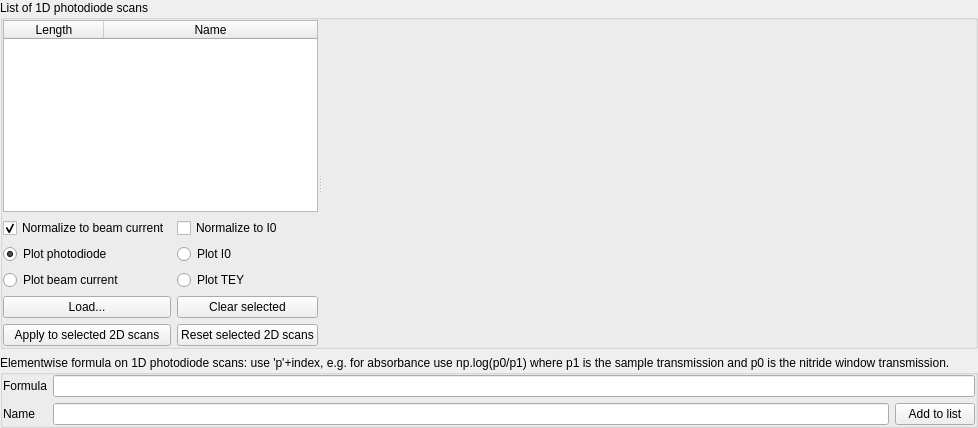
      <widget class="QWidget" name="tabPhotodiode">
       <attribute name="title">
        <string>Photodiode</string>
       </attribute>
       <layout class="QGridLayout" name="gridLayout_12" rowstretch="100,1">
        <property name="margin">
         <number>0</number>
        </property>
        <item row="0" column="0">
         <widget class="QGroupBox" name="groupBox">
          <property name="title">
           <string>List of 1D photodiode scans</string>
          </property>
          <layout class="QGridLayout" name="gridLayout_14">
           <property name="margin">
            <number>0</number>
           </property>
           <item row="0" column="0">
            <widget class="QSplitter" name="splitter_3">
             <property name="orientation">
              <enum>Qt::Horizontal</enum>
             </property>
             <widget class="QWidget" name="layoutWidget">
              <layout class="QGridLayout" name="gridLayout_6">
               <item row="4" column="0">
                <widget class="QRadioButton" name="radioButton_photodiode_plotphotodiode">
                 <property name="text">
                  <string>Plot photodiode</string>
                 </property>
                 <property name="checked">
                  <bool>true</bool>
                 </property>
                </widget>
               </item>
               <item row="6" column="1">
                <widget class="QPushButton" name="pushButton_photodiode_clear">
                 <property name="text">
                  <string>Clear selected</string>
                 </property>
                </widget>
               </item>
               <item row="6" column="0">
                <widget class="QPushButton" name="pushButton_photodiode_load">
                 <property name="text">
                  <string>Load...</string>
                 </property>
                </widget>
               </item>
               <item row="7" column="1">
                <widget class="QPushButton" name="pushButton_photodiode_reset">
                 <property name="text">
                  <string>Reset selected 2D scans</string>
                 </property>
                </widget>
               </item>
               <item row="0" column="0" colspan="2">
                <widget class="QTableWidget" name="tableWidget_photodiode">
                 <property name="selectionMode">
                  <enum>QAbstractItemView::ExtendedSelection</enum>
                 </property>
                 <property name="selectionBehavior">
                  <enum>QAbstractItemView::SelectRows</enum>
                 </property>
                 <attribute name="horizontalHeaderStretchLastSection">
                  <bool>true</bool>
                 </attribute>
                 <column>
                  <property name="text">
                   <string>Length</string>
                  </property>
                 </column>
                 <column>
                  <property name="text">
                   <string>Name</string>
                  </property>
                 </column>
                </widget>
               </item>
               <item row="7" column="0">
                <widget class="QPushButton" name="pushButton_photodiode_apply">
                 <property name="text">
                  <string>Apply to selected 2D scans</string>
                 </property>
                </widget>
               </item>
               <item row="3" column="0">
                <widget class="QCheckBox" name="checkBox_photodiode_normalizecurrent">
                 <property name="text">
                  <string>Normalize to beam current</string>
                 </property>
                 <property name="checked">
                  <bool>true</bool>
                 </property>
                </widget>
               </item>
               <item row="3" column="1">
                <widget class="QCheckBox" name="checkBox_photodiode_I0">
                 <property name="text">
                  <string>Normalize to I0</string>
                 </property>
                </widget>
               </item>
               <item row="4" column="1">
                <widget class="QRadioButton" name="radioButton_photodiode_plotI0">
                 <property name="text">
                  <string>Plot I0</string>
                 </property>
                </widget>
               </item>
               <item row="5" column="0">
                <widget class="QRadioButton" name="radioButton_photodiode_plotbeamcurrent">
                 <property name="text">
                  <string>Plot beam current</string>
                 </property>
                </widget>
               </item>
               <item row="5" column="1">
                <widget class="QRadioButton" name="radioButton_photodiode_plotTEY">
                 <property name="text">
                  <string>Plot TEY</string>
                 </property>
                </widget>
               </item>
              </layout>
             </widget>
             <widget class="MatplotlibWidget1D" name="m_photodiode" native="true">
              <property name="sizePolicy">
               <sizepolicy hsizetype="Preferred" vsizetype="Preferred">
                <horstretch>10</horstretch>
                <verstretch>0</verstretch>
               </sizepolicy>
              </property>
             </widget>
            </widget>
           </item>
          </layout>
         </widget>
        </item>
        <item row="1" column="0">
         <widget class="QGroupBox" name="groupBox_2">
          <property name="title">
           <string>Elementwise formula on 1D photodiode scans: use 'p'+index, e.g. for absorbance use np.log(p0/p1) where p1 is the sample transmission and p0 is the nitride window transmission.</string>
          </property>
          <layout class="QGridLayout" name="gridLayout_11">
           <property name="margin">
            <number>0</number>
           </property>
           <item row="0" column="0">
            <widget class="QLabel" name="label_33">
             <property name="text">
              <string>Formula</string>
             </property>
            </widget>
           </item>
           <item row="0" column="1" colspan="2">
            <widget class="QLineEdit" name="lineEdit_photodiode_formula"/>
           </item>
           <item row="1" column="0">
            <widget class="QLabel" name="label_34">
             <property name="text">
              <string>Name</string>
             </property>
            </widget>
           </item>
           <item row="1" column="1">
            <widget class="QLineEdit" name="lineEdit_photodiode_name"/>
           </item>
           <item row="1" column="2">
            <widget class="QPushButton" name="pushButton_photodiode_add">
             <property name="text">
              <string>Add to list</string>
             </property>
            </widget>
           </item>
          </layout>
         </widget>
        </item>
       </layout>
      </widget>
